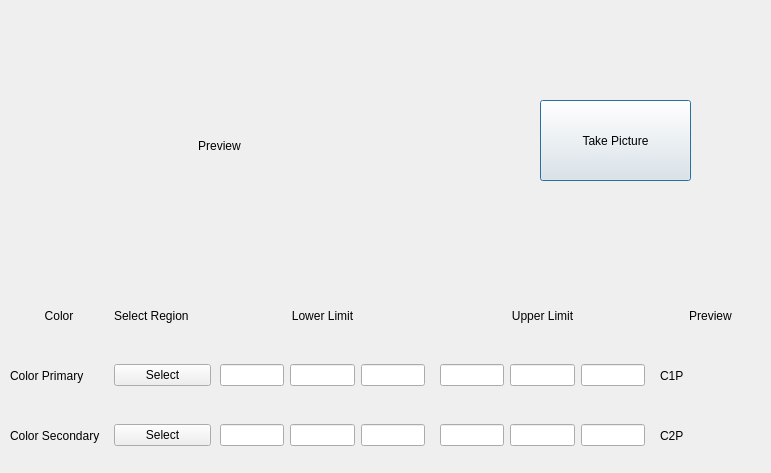
<?xml version="1.0" encoding="UTF-8"?>
<ui version="4.0">
 <class>Dialog</class>
 <widget class="QDialog" name="Dialog">
  <property name="geometry">
   <rect>
    <x>0</x>
    <y>0</y>
    <width>771</width>
    <height>473</height>
   </rect>
  </property>
  <property name="windowTitle">
   <string>Color Calibration</string>
  </property>
  <widget class="QLabel" name="preview">
   <property name="geometry">
    <rect>
     <x>14</x>
     <y>15</y>
     <width>411</width>
     <height>261</height>
    </rect>
   </property>
   <property name="text">
    <string>Preview</string>
   </property>
   <property name="alignment">
    <set>Qt::AlignCenter</set>
   </property>
  </widget>
  <widget class="QPushButton" name="takePicture">
   <property name="geometry">
    <rect>
     <x>540</x>
     <y>100</y>
     <width>151</width>
     <height>81</height>
    </rect>
   </property>
   <property name="text">
    <string>Take Picture</string>
   </property>
  </widget>
  <widget class="QWidget" name="horizontalLayoutWidget">
   <property name="geometry">
    <rect>
     <x>10</x>
     <y>350</y>
     <width>201</width>
     <height>51</height>
    </rect>
   </property>
   <layout class="QHBoxLayout" name="horizontalLayout">
    <item>
     <widget class="QLabel" name="color1">
      <property name="text">
       <string>Color Primary</string>
      </property>
     </widget>
    </item>
    <item>
     <widget class="QPushButton" name="selectC1">
      <property name="text">
       <string>Select</string>
      </property>
     </widget>
    </item>
   </layout>
  </widget>
  <widget class="QWidget" name="horizontalLayoutWidget_2">
   <property name="geometry">
    <rect>
     <x>10</x>
     <y>410</y>
     <width>201</width>
     <height>51</height>
    </rect>
   </property>
   <layout class="QHBoxLayout" name="horizontalLayout_2">
    <item>
     <widget class="QLabel" name="label_3">
      <property name="text">
       <string>Color Secondary</string>
      </property>
     </widget>
    </item>
    <item>
     <widget class="QPushButton" name="selectC2">
      <property name="text">
       <string>Select</string>
      </property>
     </widget>
    </item>
   </layout>
  </widget>
  <widget class="QWidget" name="horizontalLayoutWidget_3">
   <property name="geometry">
    <rect>
     <x>220</x>
     <y>350</y>
     <width>205</width>
     <height>51</height>
    </rect>
   </property>
   <layout class="QHBoxLayout" name="horizontalLayout_3">
    <item>
     <widget class="QLineEdit" name="pl1"/>
    </item>
    <item>
     <widget class="QLineEdit" name="pl2"/>
    </item>
    <item>
     <widget class="QLineEdit" name="pl3"/>
    </item>
   </layout>
  </widget>
  <widget class="QWidget" name="horizontalLayoutWidget_4">
   <property name="geometry">
    <rect>
     <x>220</x>
     <y>410</y>
     <width>205</width>
     <height>51</height>
    </rect>
   </property>
   <layout class="QHBoxLayout" name="horizontalLayout_4">
    <item>
     <widget class="QLineEdit" name="sl1"/>
    </item>
    <item>
     <widget class="QLineEdit" name="sl2"/>
    </item>
    <item>
     <widget class="QLineEdit" name="sl3"/>
    </item>
   </layout>
  </widget>
  <widget class="QWidget" name="horizontalLayoutWidget_5">
   <property name="geometry">
    <rect>
     <x>440</x>
     <y>350</y>
     <width>205</width>
     <height>51</height>
    </rect>
   </property>
   <layout class="QHBoxLayout" name="horizontalLayout_5">
    <item>
     <widget class="QLineEdit" name="pu1"/>
    </item>
    <item>
     <widget class="QLineEdit" name="pu2"/>
    </item>
    <item>
     <widget class="QLineEdit" name="pu3"/>
    </item>
   </layout>
  </widget>
  <widget class="QWidget" name="horizontalLayoutWidget_6">
   <property name="geometry">
    <rect>
     <x>440</x>
     <y>410</y>
     <width>205</width>
     <height>51</height>
    </rect>
   </property>
   <layout class="QHBoxLayout" name="horizontalLayout_6">
    <item>
     <widget class="QLineEdit" name="su1"/>
    </item>
    <item>
     <widget class="QLineEdit" name="su2"/>
    </item>
    <item>
     <widget class="QLineEdit" name="su3"/>
    </item>
   </layout>
  </widget>
  <widget class="QLabel" name="C1P">
   <property name="geometry">
    <rect>
     <x>660</x>
     <y>350</y>
     <width>101</width>
     <height>51</height>
    </rect>
   </property>
   <property name="text">
    <string>C1P</string>
   </property>
  </widget>
  <widget class="QLabel" name="C2P">
   <property name="geometry">
    <rect>
     <x>660</x>
     <y>410</y>
     <width>101</width>
     <height>51</height>
    </rect>
   </property>
   <property name="text">
    <string>C2P</string>
   </property>
  </widget>
  <widget class="QWidget" name="horizontalLayoutWidget_7">
   <property name="geometry">
    <rect>
     <x>220</x>
     <y>290</y>
     <width>205</width>
     <height>51</height>
    </rect>
   </property>
   <layout class="QHBoxLayout" name="horizontalLayout_7">
    <item>
     <widget class="QLabel" name="label_8">
      <property name="text">
       <string>Lower Limit</string>
      </property>
      <property name="alignment">
       <set>Qt::AlignCenter</set>
      </property>
     </widget>
    </item>
   </layout>
  </widget>
  <widget class="QWidget" name="horizontalLayoutWidget_8">
   <property name="geometry">
    <rect>
     <x>440</x>
     <y>290</y>
     <width>205</width>
     <height>51</height>
    </rect>
   </property>
   <layout class="QHBoxLayout" name="horizontalLayout_8">
    <item>
     <widget class="QLabel" name="label_9">
      <property name="text">
       <string>Upper Limit</string>
      </property>
      <property name="alignment">
       <set>Qt::AlignCenter</set>
      </property>
     </widget>
    </item>
   </layout>
  </widget>
  <widget class="QWidget" name="horizontalLayoutWidget_9">
   <property name="geometry">
    <rect>
     <x>10</x>
     <y>290</y>
     <width>201</width>
     <height>51</height>
    </rect>
   </property>
   <layout class="QHBoxLayout" name="horizontalLayout_9">
    <item>
     <widget class="QLabel" name="label_6">
      <property name="text">
       <string>Color</string>
      </property>
      <property name="alignment">
       <set>Qt::AlignCenter</set>
      </property>
     </widget>
    </item>
    <item>
     <widget class="QLabel" name="label_10">
      <property name="text">
       <string>Select Region</string>
      </property>
     </widget>
    </item>
   </layout>
  </widget>
  <widget class="QLabel" name="label_7">
   <property name="geometry">
    <rect>
     <x>660</x>
     <y>290</y>
     <width>101</width>
     <height>51</height>
    </rect>
   </property>
   <property name="text">
    <string>Preview</string>
   </property>
   <property name="alignment">
    <set>Qt::AlignCenter</set>
   </property>
  </widget>
 </widget>
 <resources/>
 <connections/>
</ui>
